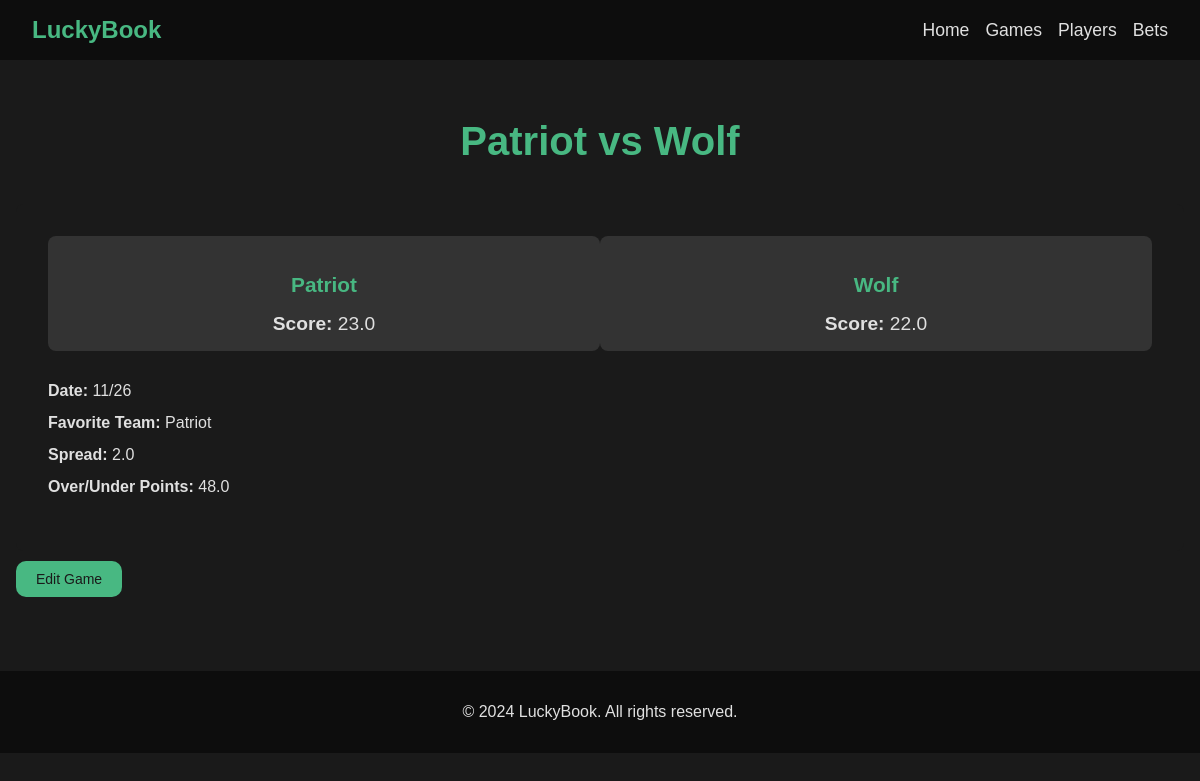
Page /games/1/ on the committed database.
### my_book/models.py (models this page shows, shortened)
class Game(models.Model):
    team_a = models.CharField(max_length=100)  # Name of Team A
    team_b = models.CharField(max_length=100)  # Name of Team B
    game_date = models.DateField()
    fav = models.CharField(
        max_length=100,
        help_text="Favorite team of the game.",
    )
    fav_spread = models.DecimalField(
        max_digits=4,
        decimal_places=1,
        help_text="Spread for the favorite team (i.e: 3.0, 2.5)",
    )
    score_team_a = models.DecimalField(
        max_digits=4,
        decimal_places=1,
        null=True,
        blank=True,
        default=0.0,
        help_text="Final score for Team A.",
    )
    score_team_b = models.DecimalField(
        max_digits=4,
        decimal_places=1,
        null=True,
        blank=True,
        default=0.0,
        help_text="Final score for Team B.",
    )
    total_points = models.DecimalField(
        max_digits=5,
        decimal_places=1,
        null=True,
        blank=True,
        default=0.0,
        help_text="Total points for both teams",
    )
    over_under_points = models.DecimalField(
        max_digits=5,
        decimal_places=1,
        help_text="Over/ Under points for both teams",
    )

### my_book/views.py (the view)
# urls.py: path("games/<int:pk>/", GameDetailView.as_view(), name="game-detail"),
class GameDetailView(DetailView):
    model = Game
    template_name = "games/game_detail.html"
    context_object_name = "game"
    def get_context_data(self, **kwargs):
        context = super().get_context_data(**kwargs)
        game = self.get_object()
        return context

### my_book/templates/games/game_detail.html
{% extends 'my_book/base.html' %}
{% block content %}
    <div class="container">
        <h1 class="page-title">{{ game.team_a }} vs {{ game.team_b }}</h1>
        <div class="game-detail">
            <div class="game-scores">
                <div class="team-score">
                    <h3>{{ game.team_a }}</h3>
                    <p><strong>Score:</strong> {{ game.score_team_a|default:"-" }}</p>
                </div>
                <div class="team-score">
                    <h3>{{ game.team_b }}</h3>
                    <p><strong>Score:</strong> {{ game.score_team_b|default:"-" }}</p>
                </div>
            </div>
            <div class="game-info">
                <p><strong>Date:</strong> {{ game.game_date|date:"m/d"|default:"-" }}</p>
                <p><strong>Favorite Team:</strong> {{ game.fav|default:"-" }}</p>
                <p><strong>Spread:</strong> {{ game.fav_spread|default:"-" }}</p>
                <p><strong>Over/Under Points:</strong> {{ game.over_under_points|default:"-" }}</p>
            </div>
        </div>
        <a href="{% url 'game-edit' game.id %}" class="btn-primary">Edit Game</a>
    </div>
{% endblock %}

### static/styles.css (style rules this page uses)
body.dark-mode { background-color: #1a1a1a; color: #e0e0e0; font-family: Arial, sans-serif; margin: 0; padding: 0; }
.container { max-width: 1200px; margin: 0 auto; padding: 2em 1em; }
.page-title { font-size: 2.5em; color: #48b882; margin-bottom: 1em; text-align: center; }
.game-detail { background-color: #1a1a1a; color: #e0e0e0; padding: 2em; border-radius: 8px; margin-top: 2em; }
.game-info { margin-bottom: 1.5em; }
.game-info p { font-size: 1em; line-height: 1; }
.game-scores { display: flex; justify-content: space-between; margin-bottom: 2em; }
.team-score { background-color: #333; padding: 1em; border-radius: 8px; text-align: center; width: 48%; }
.team-score h3 { font-size: 1.3em; margin-bottom: 0.8em; color: #48b882; }
.team-score p { font-size: 1.2em; margin: 0; }
.btn-primary { display: inline-block; background-color: #48b882; color: #1a1a1a; padding: 10px 20px; font-size: 14px; text-decoration: none; border-radius: 10px; transition: background-color 0.3s ease; margin: 10px auto; }

### rows in the picture
Game: team_a "Patriot", team_b "Wolf", score_team_a "23.0", score_team_b "22.0", game_date "11/26", fav "Patriot", fav_spread "2.0", over_under_points "48.0"
